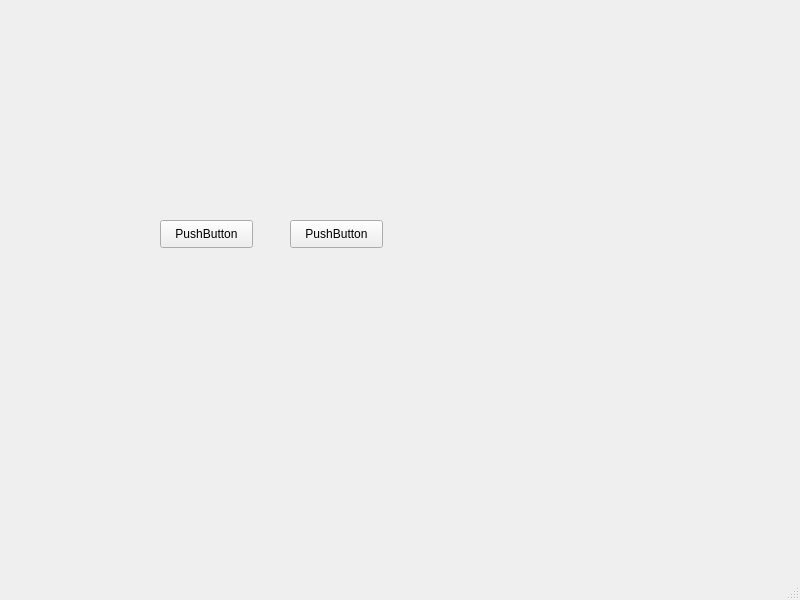
<?xml version="1.0" encoding="UTF-8"?>
<ui version="4.0">
 <class>MainWindow</class>
 <widget class="QMainWindow" name="MainWindow">
  <property name="geometry">
   <rect>
    <x>0</x>
    <y>0</y>
    <width>800</width>
    <height>600</height>
   </rect>
  </property>
  <property name="windowTitle">
   <string>MainWindow</string>
  </property>
  <widget class="QWidget" name="centralwidget">
   <widget class="QPushButton" name="pushButton">
    <property name="geometry">
     <rect>
      <x>160</x>
      <y>220</y>
      <width>93</width>
      <height>28</height>
     </rect>
    </property>
    <property name="text">
     <string>PushButton</string>
    </property>
   </widget>
   <widget class="QPushButton" name="pushButton_2">
    <property name="geometry">
     <rect>
      <x>290</x>
      <y>220</y>
      <width>93</width>
      <height>28</height>
     </rect>
    </property>
    <property name="text">
     <string>PushButton</string>
    </property>
   </widget>
  </widget>
  <widget class="QMenuBar" name="menubar">
   <property name="geometry">
    <rect>
     <x>0</x>
     <y>0</y>
     <width>800</width>
     <height>26</height>
    </rect>
   </property>
  </widget>
  <widget class="QStatusBar" name="statusbar"/>
 </widget>
 <resources/>
 <connections/>
</ui>
